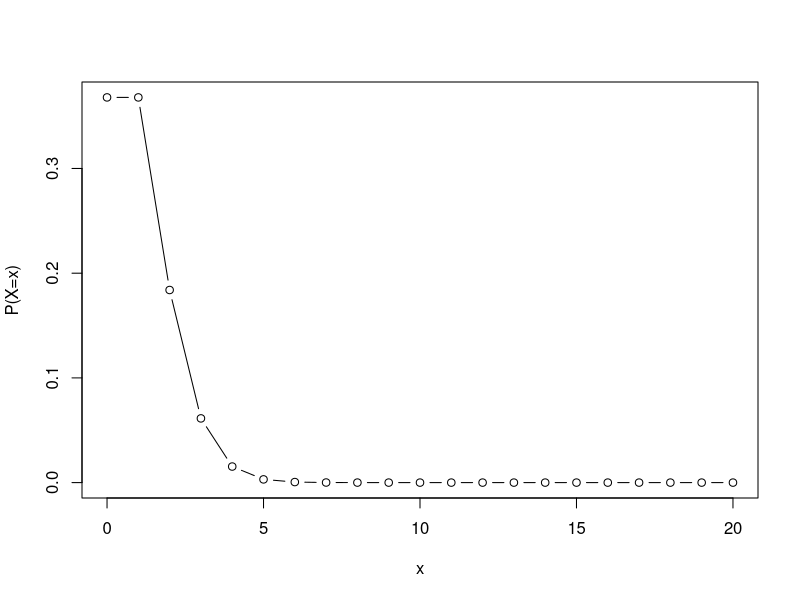
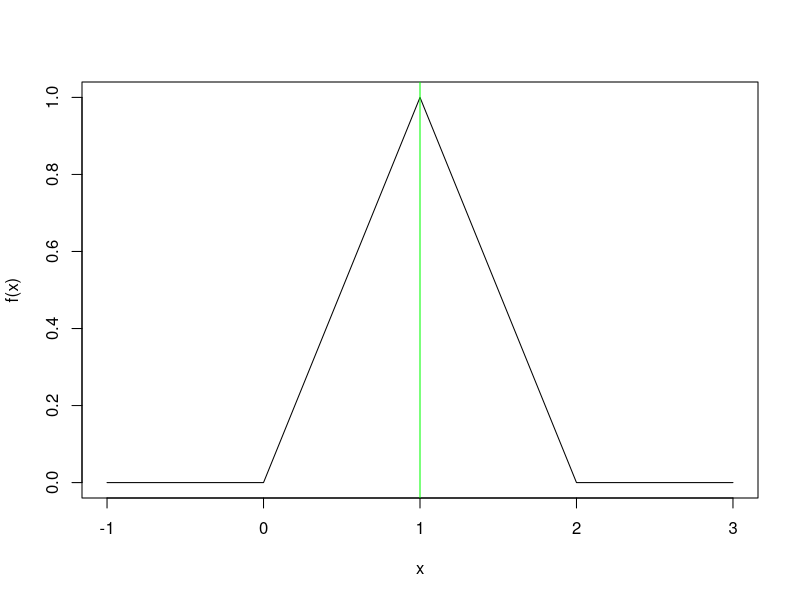

Write the R code that produced these figures, in order.
## ---- chunk 1
#Definizioa
MasaFuntzioa <- function(x){
        return(exp(-1)/factorial(x))
}

#Irudikapena
x <- 0:20
plot(x, MasaFuntzioa(x), type="b", ylab="P(X=x)")
## ---- chunk 2
MasaFuntzioa(1)
1 - sum(MasaFuntzioa(0:3))
sum(MasaFuntzioa(0:11))
## ---- chunk 3

BanaketaFuntzioa <- function(x) {
  return(sum(sapply(0:x, MasaFuntzioa)))
}

1 - BanaketaFuntzioa(3)
BanaketaFuntzioa(11)

## ---- chunk 4
dpois(x=1, lambda=1) #P(X=1)
## ---- chunk 5
dpois(x=2, lambda = 1)
## ---- chunk 6
ppois(q=2, lambda=1, lower.tail=TRUE) #P(X<=2)
## ---- chunk 7
ppois(q=4, lambda = 1, lower.tail = FALSE)
## ---- chunk 8
qpois(p=0.5, lambda=1, lower.tail=TRUE) #P(X<=a)=0.5
## ---- chunk 9
rpois(10, lambda=1)
## ---- chunk 10
rpois(10, lambda=4)
## ---- chunk 11
f <- function(x) {
  if (x <= 0 | x >= 2) return(0)
  return(1-abs(1-x))
}

x <- seq(-1, 3, 0.1)
f <- Vectorize(f)
plot(x, f(x), type = "l")

#EX = 1 da

abline(v = 1, col = "green")

## ---- chunk 12

integrate(function(x){x * f(x)}, 0, 2)

banaketaF <- function(y){
  integrate(f, 0, y)
}

banaketaF(1)

